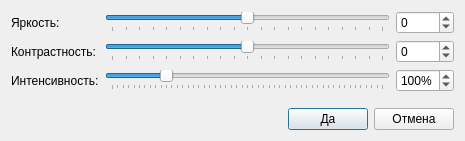
<?xml version="1.0" encoding="UTF-8"?>
<ui version="4.0">
 <class>BrightnessContrastDialog</class>
 <widget class="QDialog" name="BrightnessContrastDialog">
  <property name="geometry">
   <rect>
    <x>0</x>
    <y>0</y>
    <width>465</width>
    <height>141</height>
   </rect>
  </property>
  <property name="windowTitle">
   <string>Яркость/контрастность/интенсивность</string>
  </property>
  <property name="windowIcon">
   <iconset resource="../icegui.qrc">
    <normaloff>:/dvg/icegui/images/contrast.png</normaloff>:/dvg/icegui/images/contrast.png</iconset>
  </property>
  <layout class="QVBoxLayout" name="verticalLayout">
   <item>
    <layout class="QGridLayout" name="gridLayout">
     <item row="0" column="0">
      <widget class="QLabel" name="brightnessL">
       <property name="text">
        <string>Яркость:</string>
       </property>
      </widget>
     </item>
     <item row="0" column="1">
      <widget class="QSlider" name="brightnessSlider">
       <property name="minimum">
        <number>-100</number>
       </property>
       <property name="maximum">
        <number>100</number>
       </property>
       <property name="orientation">
        <enum>Qt::Horizontal</enum>
       </property>
       <property name="tickPosition">
        <enum>QSlider::TicksBelow</enum>
       </property>
       <property name="tickInterval">
        <number>10</number>
       </property>
      </widget>
     </item>
     <item row="0" column="2">
      <widget class="QSpinBox" name="brightnessSB">
       <property name="minimum">
        <number>-100</number>
       </property>
       <property name="maximum">
        <number>100</number>
       </property>
      </widget>
     </item>
     <item row="1" column="0">
      <widget class="QLabel" name="contrastL">
       <property name="text">
        <string>Контрастность:</string>
       </property>
      </widget>
     </item>
     <item row="1" column="1">
      <widget class="QSlider" name="contrastSlider">
       <property name="minimum">
        <number>-100</number>
       </property>
       <property name="maximum">
        <number>100</number>
       </property>
       <property name="orientation">
        <enum>Qt::Horizontal</enum>
       </property>
       <property name="tickPosition">
        <enum>QSlider::TicksBelow</enum>
       </property>
       <property name="tickInterval">
        <number>10</number>
       </property>
      </widget>
     </item>
     <item row="1" column="2">
      <widget class="QSpinBox" name="contrastSB">
       <property name="minimum">
        <number>-100</number>
       </property>
       <property name="maximum">
        <number>100</number>
       </property>
      </widget>
     </item>
     <item row="2" column="0">
      <widget class="QLabel" name="intensityL">
       <property name="text">
        <string>Интенсивность:</string>
       </property>
      </widget>
     </item>
     <item row="2" column="1">
      <widget class="QSlider" name="intensitySlider">
       <property name="minimum">
        <number>0</number>
       </property>
       <property name="maximum">
        <number>500</number>
       </property>
       <property name="value">
        <number>100</number>
       </property>
       <property name="orientation">
        <enum>Qt::Horizontal</enum>
       </property>
       <property name="tickPosition">
        <enum>QSlider::TicksBelow</enum>
       </property>
       <property name="tickInterval">
        <number>10</number>
       </property>
      </widget>
     </item>
     <item row="2" column="2">
      <widget class="QSpinBox" name="intensitySB">
       <property name="suffix">
        <string>%</string>
       </property>
       <property name="maximum">
        <number>500</number>
       </property>
       <property name="value">
        <number>100</number>
       </property>
      </widget>
     </item>
    </layout>
   </item>
   <item>
    <spacer name="verticalSpacer">
     <property name="orientation">
      <enum>Qt::Vertical</enum>
     </property>
     <property name="sizeHint" stdset="0">
      <size>
       <width>20</width>
       <height>4</height>
      </size>
     </property>
    </spacer>
   </item>
   <item>
    <layout class="QHBoxLayout" name="horizontalLayout">
     <item>
      <spacer name="horizontalSpacer">
       <property name="orientation">
        <enum>Qt::Horizontal</enum>
       </property>
       <property name="sizeHint" stdset="0">
        <size>
         <width>40</width>
         <height>20</height>
        </size>
       </property>
      </spacer>
     </item>
     <item>
      <widget class="QPushButton" name="okPB">
       <property name="text">
        <string>Да</string>
       </property>
      </widget>
     </item>
     <item>
      <widget class="QPushButton" name="cancelPB">
       <property name="text">
        <string>Отмена</string>
       </property>
      </widget>
     </item>
    </layout>
   </item>
  </layout>
 </widget>
 <resources>
  <include location="../icegui.qrc"/>
 </resources>
 <connections>
  <connection>
   <sender>contrastSlider</sender>
   <signal>valueChanged(int)</signal>
   <receiver>contrastSB</receiver>
   <slot>setValue(int)</slot>
   <hints>
    <hint type="sourcelabel">
     <x>251</x>
     <y>45</y>
    </hint>
    <hint type="destinationlabel">
     <x>433</x>
     <y>45</y>
    </hint>
   </hints>
  </connection>
  <connection>
   <sender>contrastSB</sender>
   <signal>valueChanged(int)</signal>
   <receiver>contrastSlider</receiver>
   <slot>setValue(int)</slot>
   <hints>
    <hint type="sourcelabel">
     <x>433</x>
     <y>45</y>
    </hint>
    <hint type="destinationlabel">
     <x>251</x>
     <y>45</y>
    </hint>
   </hints>
  </connection>
  <connection>
   <sender>brightnessSlider</sender>
   <signal>valueChanged(int)</signal>
   <receiver>brightnessSB</receiver>
   <slot>setValue(int)</slot>
   <hints>
    <hint type="sourcelabel">
     <x>251</x>
     <y>19</y>
    </hint>
    <hint type="destinationlabel">
     <x>433</x>
     <y>19</y>
    </hint>
   </hints>
  </connection>
  <connection>
   <sender>brightnessSB</sender>
   <signal>valueChanged(int)</signal>
   <receiver>brightnessSlider</receiver>
   <slot>setValue(int)</slot>
   <hints>
    <hint type="sourcelabel">
     <x>433</x>
     <y>19</y>
    </hint>
    <hint type="destinationlabel">
     <x>251</x>
     <y>19</y>
    </hint>
   </hints>
  </connection>
  <connection>
   <sender>okPB</sender>
   <signal>clicked()</signal>
   <receiver>BrightnessContrastDialog</receiver>
   <slot>accept()</slot>
   <hints>
    <hint type="sourcelabel">
     <x>336</x>
     <y>89</y>
    </hint>
    <hint type="destinationlabel">
     <x>232</x>
     <y>55</y>
    </hint>
   </hints>
  </connection>
  <connection>
   <sender>cancelPB</sender>
   <signal>clicked()</signal>
   <receiver>BrightnessContrastDialog</receiver>
   <slot>reject()</slot>
   <hints>
    <hint type="sourcelabel">
     <x>417</x>
     <y>89</y>
    </hint>
    <hint type="destinationlabel">
     <x>232</x>
     <y>55</y>
    </hint>
   </hints>
  </connection>
  <connection>
   <sender>intensitySlider</sender>
   <signal>valueChanged(int)</signal>
   <receiver>intensitySB</receiver>
   <slot>setValue(int)</slot>
   <hints>
    <hint type="sourcelabel">
     <x>247</x>
     <y>81</y>
    </hint>
    <hint type="destinationlabel">
     <x>429</x>
     <y>81</y>
    </hint>
   </hints>
  </connection>
  <connection>
   <sender>intensitySB</sender>
   <signal>valueChanged(int)</signal>
   <receiver>intensitySlider</receiver>
   <slot>setValue(int)</slot>
   <hints>
    <hint type="sourcelabel">
     <x>429</x>
     <y>81</y>
    </hint>
    <hint type="destinationlabel">
     <x>247</x>
     <y>81</y>
    </hint>
   </hints>
  </connection>
  <connection>
   <sender>brightnessSlider</sender>
   <signal>valueChanged(int)</signal>
   <receiver>BrightnessContrastDialog</receiver>
   <slot>brightnessSlider_valueChanged(int)</slot>
   <hints>
    <hint type="sourcelabel">
     <x>247</x>
     <y>21</y>
    </hint>
    <hint type="destinationlabel">
     <x>232</x>
     <y>70</y>
    </hint>
   </hints>
  </connection>
  <connection>
   <sender>contrastSlider</sender>
   <signal>valueChanged(int)</signal>
   <receiver>BrightnessContrastDialog</receiver>
   <slot>contrastSlider_valueChanged(int)</slot>
   <hints>
    <hint type="sourcelabel">
     <x>247</x>
     <y>51</y>
    </hint>
    <hint type="destinationlabel">
     <x>232</x>
     <y>70</y>
    </hint>
   </hints>
  </connection>
  <connection>
   <sender>intensitySlider</sender>
   <signal>valueChanged(int)</signal>
   <receiver>BrightnessContrastDialog</receiver>
   <slot>intensitySlider_valueChanged(int)</slot>
   <hints>
    <hint type="sourcelabel">
     <x>247</x>
     <y>81</y>
    </hint>
    <hint type="destinationlabel">
     <x>232</x>
     <y>70</y>
    </hint>
   </hints>
  </connection>
 </connections>
 <slots>
  <slot>contrastSlider_valueChanged(int)</slot>
  <slot>brightnessSlider_valueChanged(int)</slot>
  <slot>intensitySlider_valueChanged(int)</slot>
 </slots>
</ui>
